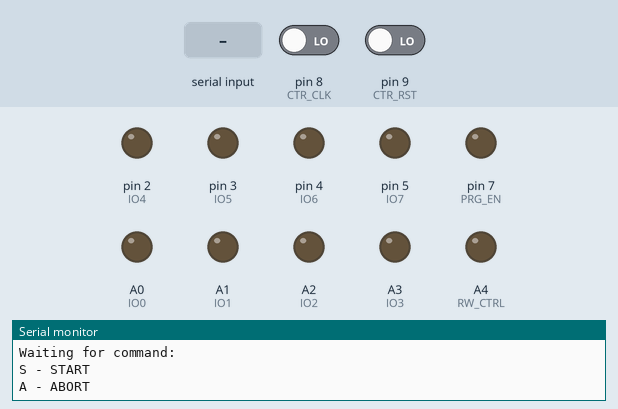
Simulated run of this sketch. Board: Arduino Nano, built with avr-gcc and run on an emulated ATmega328P. Shown: output pins drawn as LEDs (lit = HIGH), the last lines printed to the serial monitor. Inputs (shaded band) come from the test bench; at power-on: pin 8 (CTR_CLK) LOW, pin 9 (CTR_RST) LOW. Pins used as bus, display or sensor lines are not drawn.

Above: at 0.8 s.
0.9 s: "S" received over Serial
At 2.1 s:
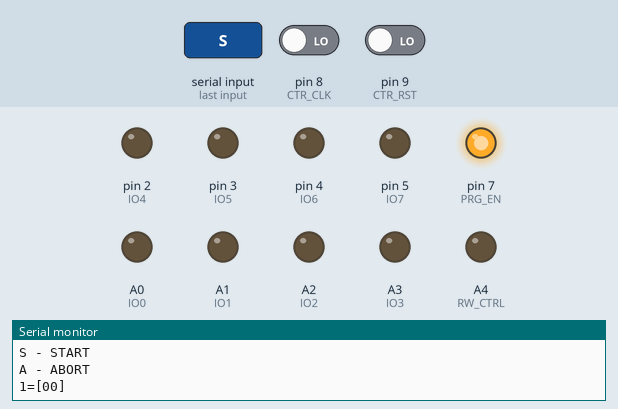
3.9 s: "A" received over Serial
At 4.4 s:
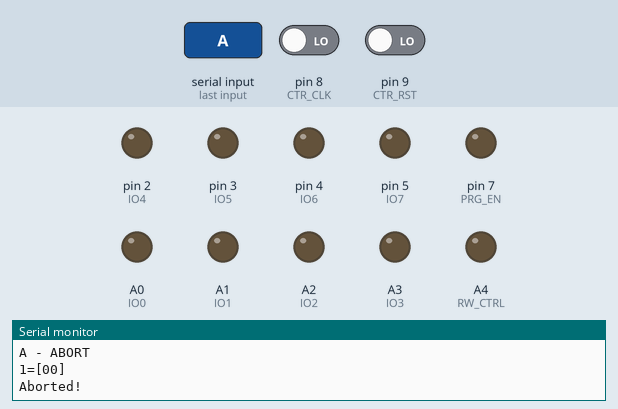
Timing chart, 0 to 6.9 s (numbered marks = the images above; inputs shaded):
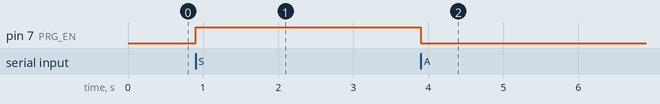

Measured:
- after the input at 0.9 s, pin 7 (PRG_EN): LOW → HIGH at once
- after the input at 3.9 s, pin 7 (PRG_EN): HIGH → LOW at once

The sketch:

Program.ino
```cpp
/*
 * This sketch is for programming Motorola MC68705P3.
 *
 * We created this project in order to fix an HP powersupply which has a failed MC6805P2.
 * MC68705P3 is reprogrammable and can be used to emulate MC6805P2.
 *
 * Thanks to Sean Riddle and his brilliant work on dumping and reprogramming this
 * Microprocessor, we were able to reproduce the dumping and reprogramming procedure
 * with an Arduino and a few extra components. We decided to build a dedicated board
 * for those who may have similar need.
 *
 * Sean's blogs:
 * http://www.seanriddle.com/mc6805p2.html
 * http://www.seanriddle.com/mc68705p5.html
 *
 * The source code at GitHub:
 * https://github.com/SandboxElectronics/MC6805P2_clone
 *
 * The board (to be updated):
 * http://sandboxelectronics.com
 */

#define RW_CTRL A4
#define R     HIGH
#define W      LOW

#define OPEN  HIGH
#define CLOSE  LOW

#define MCU_CLK  6 // PD6
#define PRG_EN   7 // PD7 S2
#define CTR_CLK  8 // PB0
#define CTR_RST  9 // PB1
#define WR_RST  10 // PB2 S1

#define IO0     A0
#define IO1     A1
#define IO2     A2
#define IO3     A3
#define IO4      2
#define IO5      3
#define IO6      4
#define IO7      5

#define PROGRAMMED A7
#define VERIFIED   A6

// *************************************************************
// Change option byte below according to the datasheet as needed
// *************************************************************
#define OPTION_BYTE (0x00)

unsigned int Counter = 0;
byte Change;
byte CounterClockState = HIGH;
byte CounterResetState = LOW;
byte Programmed = false;
byte Verified   = false;

// *************************************************************
// Replace the 3 arrays below with the ones from Dump.ino output
// *************************************************************
byte ROM_128_to_255[128];
byte ROM_960_to_1923[964];
byte ROM_2040_to_2047[8];

void setup() {
    int  i;
    byte b;

    Serial.begin(115200);
    Serial.println("");
    Serial.println("Waiting for command:");
    Serial.println("S - START");
    Serial.println("A - ABORT");

    pinMode(RW_CTRL, OUTPUT);
    pinMode(MCU_CLK, OUTPUT);
    pinMode(PRG_EN,  OUTPUT);
    pinMode(CTR_CLK,  INPUT);
    pinMode(CTR_RST,  INPUT);
    pinMode(WR_RST,  OUTPUT);

    pinMode(IO0, OUTPUT);
    pinMode(IO1, OUTPUT);
    pinMode(IO2, OUTPUT);
    pinMode(IO3, OUTPUT);
    pinMode(IO4, OUTPUT);
    pinMode(IO5, OUTPUT);
    pinMode(IO6, OUTPUT);
    pinMode(IO7, OUTPUT);

    digitalWrite(RW_CTRL, W);
    digitalWrite(WR_RST, CLOSE);
    digitalWrite(PRG_EN, CLOSE);

    while (1) {
        clock();

        if (Serial.available()) {
            b = Serial.read();

            if (b == 'S' || b == 's') {
                digitalWrite(PRG_EN, OPEN);
                digitalWrite(WR_RST, OPEN);
                delay(1);
                break;
            }
        }
    }
}


void loop() {
    byte     b;
    uint32_t verify_timer;
    uint32_t delay_timer;

    if (Serial.available()) {
        b = Serial.read();

        if (b == 'A' || b == 'a') {
            digitalWrite(WR_RST, CLOSE);
            digitalWrite(PRG_EN, CLOSE);
            Serial.println();
            Serial.println("Aborted!");
            while(1);
        }
    }

    if (PINB & _BV(1)) { // CTR_RST HIGH
        if (CounterResetState == LOW) {
            Serial.println();
            Serial.println("CLEAR");
            Counter = 0;
            Change  = true;
        }
        CounterResetState = HIGH;
    } else {
        CounterResetState = LOW;
    }

    if (PINB & _BV(0)) { // CTR
        CounterClockState = HIGH;
    } else {
        if (CounterClockState == HIGH && !(PINB & _BV(1))) {
            Counter++;
            Change = true;
        }

        CounterClockState = LOW;
    }

    if (Change) {
        if (Counter < 128) {
            b = 0x00;
        } else if (Counter < 256) {
            b = ROM_128_to_255[Counter - 128];
        } else if (Counter < 960) {
            b = 0x00;
        } else if (Counter < 1924) {
            b = ROM_960_to_1923[Counter - 960];
        } else if (Counter == 1924) {
            b = OPTION_BYTE;
        } else if (Counter < 2040) {
            b = 0x00;
        } else if (Counter < 2048) {
            b = ROM_2040_to_2047[Counter - 2040];
        } else {
            b = 0x00;

            if (analogRead(PROGRAMMED) < 300) {
                Serial.println();
                Serial.println("Programmed!");

                verify_timer = 500000;

                while (verify_timer--) {
                    clock();

                    if (analogRead(VERIFIED) < 300) {
                        Serial.println("Verified!");

                        delay_timer = 5000000;
                        while (delay_timer--) {
                            clock();
                        }

                        digitalWrite(WR_RST, CLOSE);
                        digitalWrite(PRG_EN, CLOSE);
                        Serial.println("Done!");
                        while(1);
                    }
                }

                Serial.println("Verify Failed!");
                digitalWrite(WR_RST, CLOSE);
                digitalWrite(PRG_EN, CLOSE);
                while(1);
            }


        }

        PORTC &= 0xF0;
        PORTC |= b & 0x0F;
        PORTD &= 0xC3;
        PORTD |= (b>>2) & 0x3C;
        Change = false;

        if (Counter <= 2047) {
            Serial.print(Counter);
            Serial.print("=[");

            if (b <= 0x0F) {
                Serial.print('0');
            }

            Serial.print(b, HEX);
            Serial.print("] ");
        }
    }

    clock();
}


void clock(void) {
    PORTD &= ~(1<<6);
    delayMicroseconds(1);
    PORTD |= 1<<6;
    delayMicroseconds(1);
}
```
